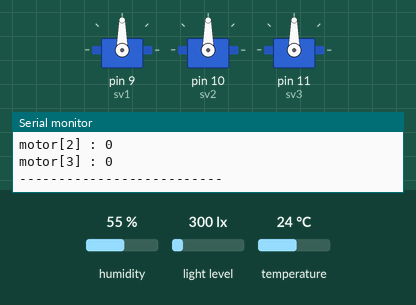
This sketch was run on a simulated Arduino Uno, built with avr-gcc and run on an emulated ATmega328P. On the bench: 3 × servo, the last lines printed to the serial monitor. The test bench sets the inputs (shaded band); at power-on: light level 300 lx, humidity 55 %, temperature 24 °C.

Above: at 2.4 s.
2.5 s: light level set to 107 lx
5.4 s: light level set to 96 lx
At 10.4 s:
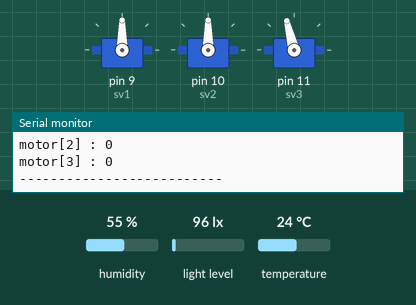
10.6 s: light level set to 500 lx
At 15.9 s:
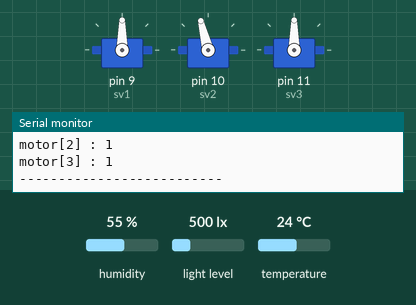
Timing chart, 0 to 21.8 s (numbered marks = the images above; inputs shaded):
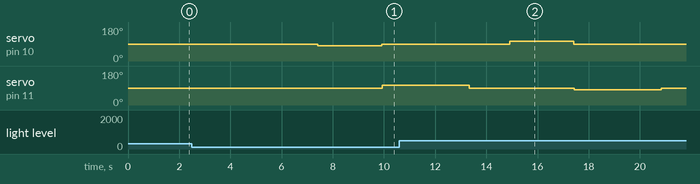

Measured:
- the behaviour switches between 101 and 100 lx on light level (found by bisection; images 0 and 1)
- after the input at 5.4 s, servo on pin 10 (sv2): 90° → 80° after 2.0 s, → 90° 2.5 s later; servo on pin 11 (sv3): 90° → 104° after 4.5 s
- after the input at 10.6 s, servo on pin 10 (sv2): 90° → 104° after 4.3 s, → 90° 2.5 s later

The sketch:

sketch_dec2a.ino
```cpp
#include <Servo.h>
#include <Wire.h>
#include <AM2320.h>
#include <BH1750.h>

AM2320 am2320;
BH1750 LightSensor;
Servo sv1, sv2, sv3;

int motor[4] = {0, 0, 0, 1}; // motor 상태 배열 (0: 닫힘, 1: 열림)

void setup() {
  Serial.begin(9600);
  LightSensor.begin();

  sv1.attach(9);
  sv2.attach(10);
  sv3.attach(11);

}

void loop() {
  am2320.Read();
  Serial.print("Temp: ");
  Serial.println(am2320.t);
  Serial.print("Hum: ");
  Serial.println(am2320.h);
  int16_t lux = LightSensor.readLightLevel();
  Serial.print("Light: ");
  Serial.println(lux);

  Serial.print("motor[1] : ");
  if(motor[1] == 0){Serial.println(1);}
  else if(motor[1] == 1){Serial.println(0);}
  Serial.print("motor[2] : ");
  Serial.println(motor[2]);
  Serial.print("motor[3] : ");
  if(motor[3] == 0){Serial.println(1);}
  else if(motor[3] == 1){Serial.println(0);}
  Serial.println("--------------------------");
  delay(1000);

  if (lux < 100) {
    close(1);
    open(2);
    close(3);
  } else if (lux > 1500) {
    open(1);
    close(2);
    open(3);
  } else {
    close(1);
    close(2);
    open(3);//mung cheong lee
  }

  delay(500);
}

void mchar(int c, int move) {
  if (c == 1) {
    sv1.write(move);
    delay(2000);
    sv1.write(90); // 중립 위치
    delay(10);
  } else if (c == 2) {
    sv2.write(move);
    delay(2500);
    sv2.write(90);
    delay(10);
  } else if (c == 3) {
    sv3.write(move);
    delay(3400);
    sv3.write(90);
    delay(10);
  }
}

void open(int c) {
  if (motor[c] == 0) {
    mchar(c, 80); // 열린 위치
    motor[c] = 1; // 열림 상태로 변경
  }
}

void close(int c) {
  if (motor[c] == 1) {
    mchar(c, 104); // 닫힌 위치
    motor[c] = 0; // 닫힘 상태로 변경
  }
}
```
